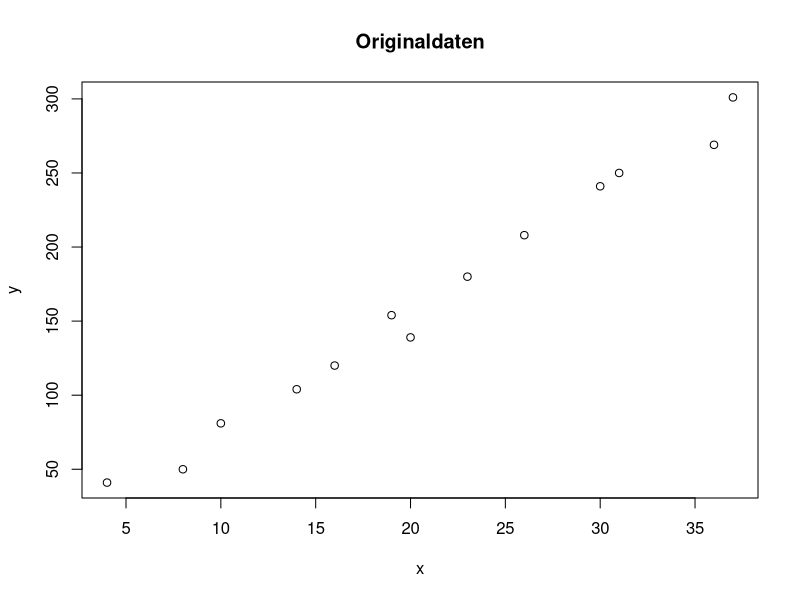
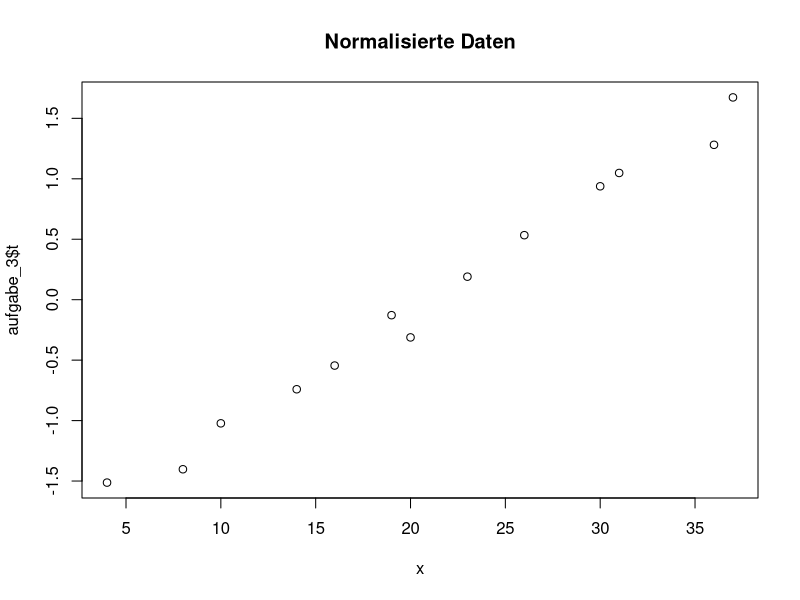
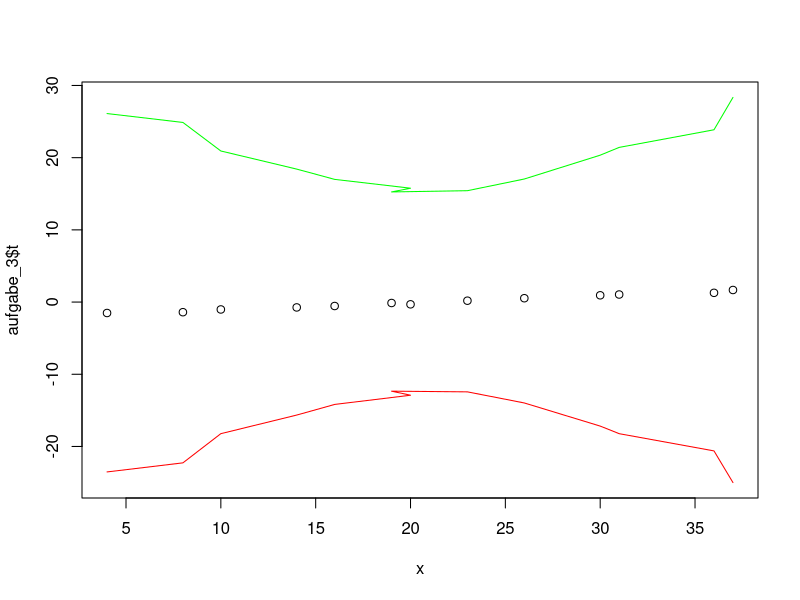

The R source for these figures, in order:
## ---- chunk 1
draw_x <- function(n, lambda, mu) {
  y <- rexp(n = n, rate = lambda)
  return(cbind(y, pmin(y, rexp(n = n, rate = mu))))
}
## ---- chunk 2
x <- draw_x(n = 10, lambda = 1, mu = 2)
## ---- chunk 3
ci_simple_lin_reg <- function(x, y, gamma = 0.95, t_0 = NULL) {
  n <- length(x)
  y_bar <- mean(y)
  sigma_y_squared <- (1 / n) * sum((y - y_bar)^2)
  t <- (y - y_bar) / sqrt(sigma_y_squared)

  x_bar <- mean(x)
  alpha_hat <- x_bar

  x_t_bar <- mean(x * t)
  beta_hat <- x_t_bar

  sigma_hat_squared_alpha_hat_beta_hat <- mean(x^2) - x_bar^2 - x_t_bar^2

  res_list_with_t_0 <- list()

  sigma_y <- sd(y)
  a_hat <- alpha_hat - beta_hat * (y_bar / sigma_y)
  b_hat <- beta_hat / sigma_y
  sigma_hat_squared_a_hat_b_hat <- (1 / n) * sum(x - (a_hat - (b_hat * y)))^2

  if (length(t_0) != 0) {
    term_alpha_hat_beta_hat <- qt(df = n - 1, p = 1 - (gamma / 2)) * sqrt((sigma_hat_squared_alpha_hat_beta_hat / (n - 2)) * (1 + t_0^2))
    ci_lower_alpha_hat_beta_hat <- alpha_hat +
      beta_hat * t_0 - term_alpha_hat_beta_hat
    ci_upper_alpha_hat_beta_hat <- alpha_hat +
      beta_hat * t_0 +
      term_alpha_hat_beta_hat

    term_a_hat_b_hat <- qt(df = n - 2, p = 1 - (gamma / 2)) * sqrt((sigma_hat_squared_a_hat_b_hat / (n - 2)) * (1 + t_0^2))
    y_0 <- (t_0 * sigma_y) + y_bar
    ci_lower_a_hat_b_hat <- a_hat + b_hat * y_0 - term_a_hat_b_hat
    ci_upper_a_hat_b_hat <- a_hat + b_hat * y_0 + term_a_hat_b_hat

    res_list_with_t_0 <- list(ci_lower_alpha_hat_beta_hat = ci_lower_alpha_hat_beta_hat, ci_upper_alpha_hat_beta_hat = ci_upper_alpha_hat_beta_hat,
                              y_0 = y_0,
                              ci_lower_a_hat_b_hat = ci_lower_a_hat_b_hat, ci_upper_a_hat_b_hat = ci_upper_a_hat_b_hat)
  }

  res_list <- list(t = t,
                   alpha_hat = alpha_hat, beta_hat = beta_hat, sigma_hat_squared_alpha_hat_beta_hat = sigma_hat_squared_alpha_hat_beta_hat,
                   a_hat = a_hat, b_hat = b_hat, sigma_hat_squared_a_hat_b_hat = sigma_hat_squared_a_hat_b_hat)

  return(c(res_list, res_list_with_t_0))
}
## ---- chunk 4
x <- c(1, 1, 2, 3, 5, 3, 7, 6, 8, 9)
y <- c(0, 1, 2, 3, 4, 5, 6, 7, 8, 9)
t_0 <- 3.8
gamma <- 0.95
aufgabe_2 <- ci_simple_lin_reg(x = x, y = y, gamma = gamma, t_0 = t_0)
## ---- chunk 5
cat('alpha_hat:', aufgabe_2$alpha_hat, ', beta_hat:', aufgabe_2$beta_hat, ', sigma_hat_squared_alpha_hat_beta_hat:', aufgabe_2$sigma_hat_squared_alpha_hat_beta_hat)
## ---- chunk 6
cat('Der Konfidenzintervallschaetzer fuer alpha + beta*t_0 zum Konfidenzniveau 1-gamma:', 1 - gamma, 'ist: [', aufgabe_2$ci_lower_alpha_hat_beta_hat, ',', aufgabe_2$ci_upper_alpha_hat_beta_hat, '], mit einer Breite von', aufgabe_2$ci_upper_alpha_hat_beta_hat - aufgabe_2$ci_lower_alpha_hat_beta_hat)

## ---- chunk 7
cat('a_hat:', aufgabe_2$a_hat, ', b_hat:', aufgabe_2$b_hat, 'sigma_hat_squared_a_hat_b_hat:', aufgabe_2$sigma_hat_squared_a_hat_b_hat)
## ---- chunk 8
cat('Der Konfidenzintervallschaetzer fuer a + b*t_0 zum Konfidenzniveau 1-gamma:', 1 - gamma, 'ist: [', aufgabe_2$ci_lower_a_hat_b_hat, ',', aufgabe_2$ci_upper_a_hat_b_hat, '], mit einer Breite von', aufgabe_2$ci_upper_a_hat_b_hat - aufgabe_2$ci_lower_a_hat_b_hat)
## ---- chunk 9
x <- c(4, 8, 10, 14, 16, 20, 19, 23, 26, 30, 31, 36, 37)
y <- c(41, 50, 81, 104, 120, 139, 154, 180, 208, 241, 250, 269, 301)
gamma <- 0.95
## ---- chunk 10
aufgabe_3 <- ci_simple_lin_reg(x = x, y = y, gamma = gamma)
## ---- chunk 11
conf_guertel_schaetzer <- function(alpha_hat, beta_hat, t, n, gamma, sigma_hat_squared, lower) {
  term <- sqrt((2 / (n - 2)) *
                 qf(p = 1 - gamma, df1 = 2, df2 = n - 2) *
                 sigma_hat_squared *
                 (1 + t^2))
  return(ifelse(lower,
                alpha_hat + beta_hat * t - term,
                alpha_hat + beta_hat * t + term))
}
## ---- chunk 12
plot(x, y, main = 'Originaldaten')
plot(x, aufgabe_3$t, main = 'Normalisierte Daten')
## ---- chunk 13
schaetzer_upper_a_hat_b_hat <- sapply(X = aufgabe_3$t, FUN = function(x) conf_guertel_schaetzer(alpha_hat = aufgabe_3$a_hat, beta_hat = aufgabe_3$b_hat, t = x, n = length(aufgabe_3$t), gamma = gamma, sigma_hat_squared = aufgabe_3$sigma_hat_squared_a_hat_b_hat, lower = FALSE))
schaetzer_lower_a_hat_b_hat <- sapply(X = aufgabe_3$t, FUN = function(x) conf_guertel_schaetzer(alpha_hat = aufgabe_3$a_hat, beta_hat = aufgabe_3$b_hat, t = x, n = length(aufgabe_3$t), gamma = gamma, sigma_hat_squared = aufgabe_3$sigma_hat_squared_a_hat_b_hat, lower = TRUE))
plot(x, aufgabe_3$t, xlim = c(min(x), max(x)), ylim = c(min(schaetzer_lower_a_hat_b_hat), max(schaetzer_upper_a_hat_b_hat)))
lines(x, schaetzer_upper_a_hat_b_hat, col = 'green')
lines(x, schaetzer_lower_a_hat_b_hat, col = 'red')
